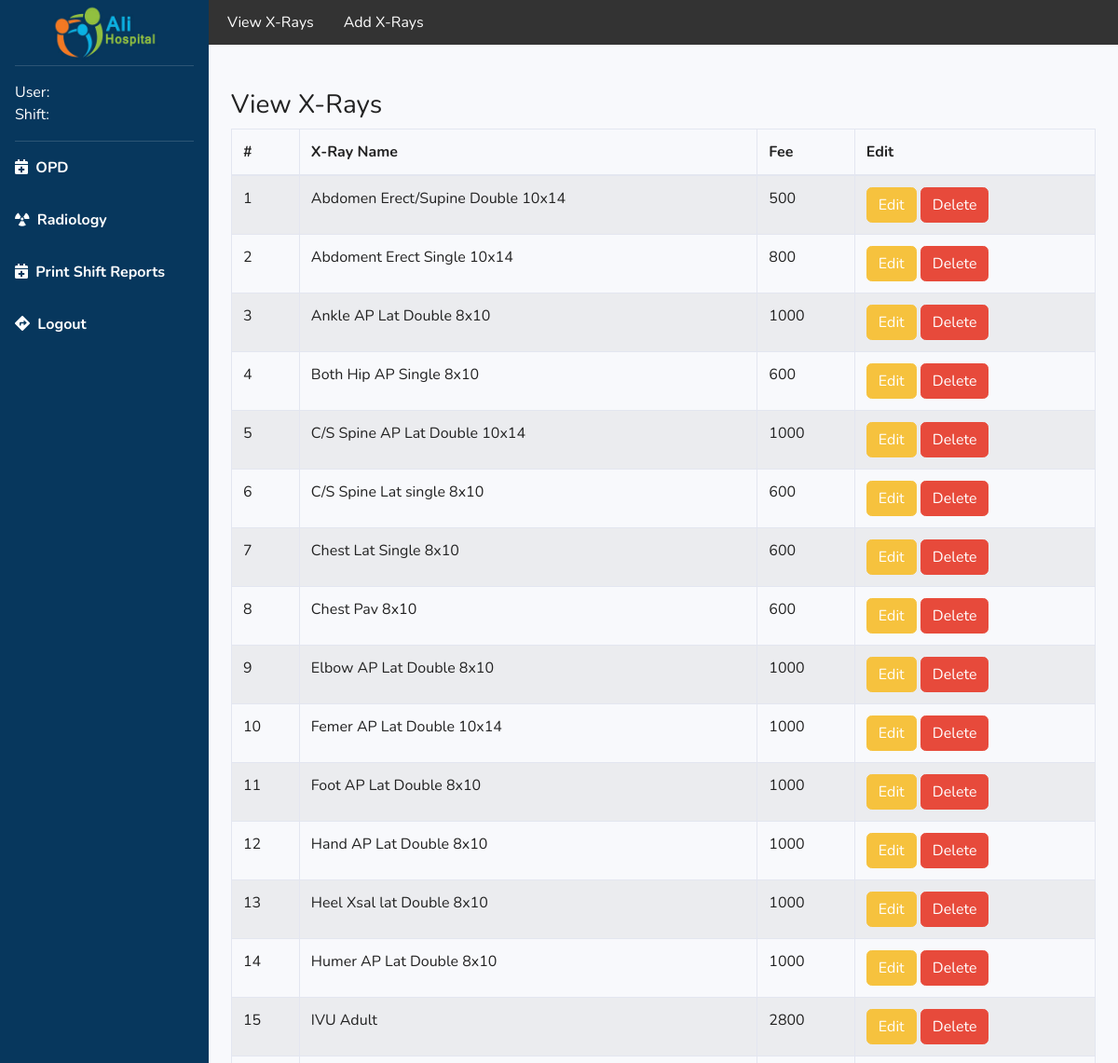
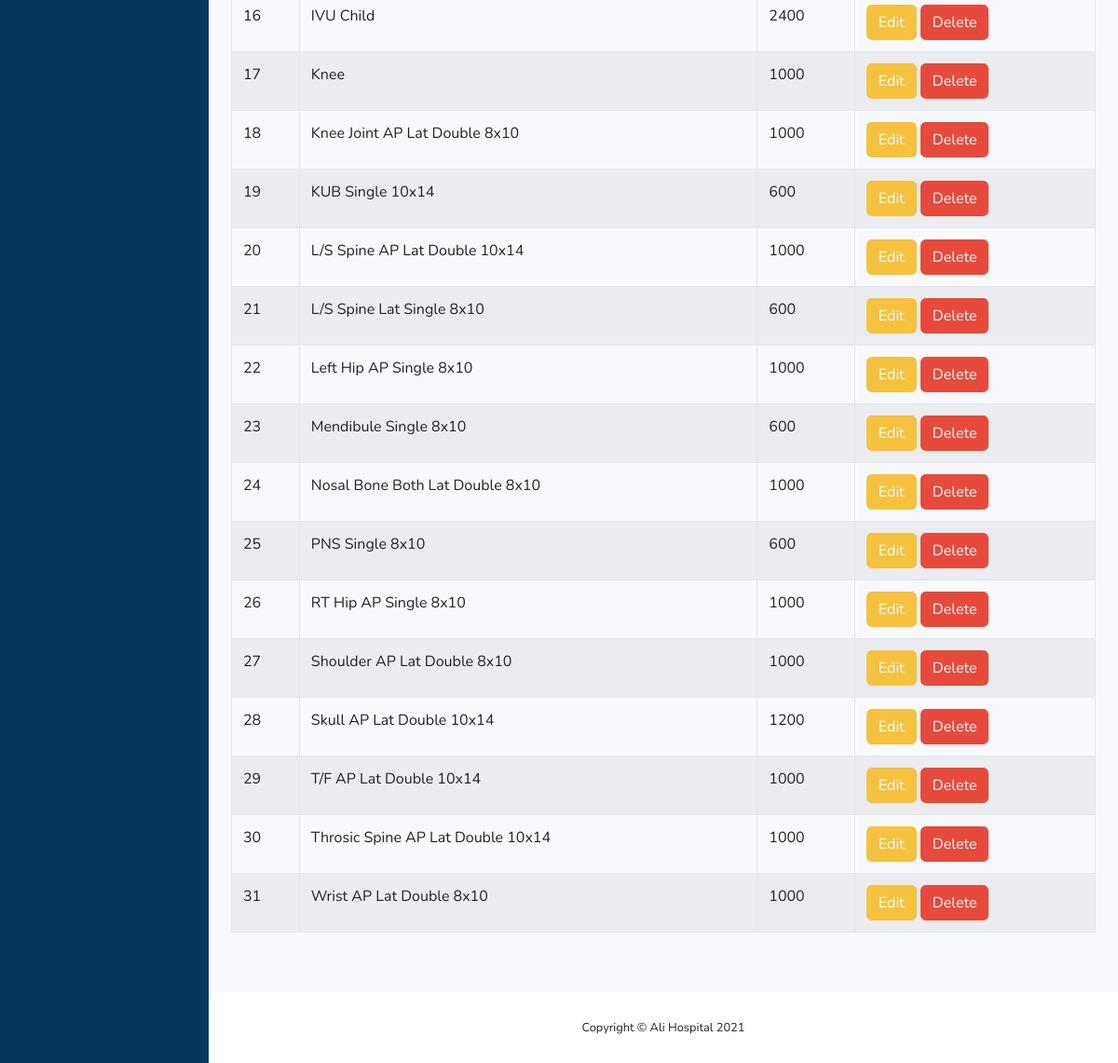
Page /view-xrays.php (signed in) on the committed database (2 pictures, top to bottom).
### tables this page shows
CREATE TABLE IF NOT EXISTS `xrays` (
  `xray_id` int NOT NULL AUTO_INCREMENT,
  `xray_name` varchar(90) NOT NULL,
  `xray_fee` int NOT NULL,
  PRIMARY KEY (`xray_id`)
);

### view-xrays.php (the view, shortened to what this page needs)
<?php
include("header.php");
?>
<body id="page-top">
    <div id="wrapper">
        <?php include("sidebar.php"); ?>
        <div id="content-wrapper" class="d-flex flex-column">
            <div class="container-fluid p-1" style="background-color:#333;">
                <div class="row">
                    <div class="col-md-12">
                    <ul class="nav">
                        <li class="nav-item">
                            <a class="nav-link text-white" href="view-xrays.php">View X-Rays</a>
                        </li>
                        <li class="nav-item">
                            <a class="nav-link text-white" href="add-xray.php">Add X-Rays</a>
                        </li>
                    </ul>
                    </div>
                </div>
            </div>
            <div id="content" class="mt-4">
                <div class="container-fluid">
                    <div class="row mt-4">
                        <div class="col-md-12">
                            <h3>View X-Rays</h3>
                            <div class="table-responsive">
                                <table class="table table-bordered table-striped" id="dataTable" width="100%" cellspacing="0">
                                    <thead>
                                        <tr>
                                            <th>#</th>
                                            <th>X-Ray Name</th>
                                            <th>Fee</th>
                                            <th>Edit</th>
                                        </tr>
                                    </thead>
                                    <tbody>
                                    <?php
                                    include("db.php");
                                    $sql = "SELECT * FROM xrays ORDER BY xray_name";
                                    $result = $conn->query($sql);
                                    if ($result->num_rows > 0) {
                                        $count=1;
                                        while($row = $result->fetch_assoc()):
                                        $xray_id = $row['xray_id'];
                                        ?>
                                        <tr>
                                        <td scope="row"><?php echo $count; ?></td>
                                        <td><?php echo $row['xray_name']; ?></td>
                                        <td><?php echo $row['xray_fee']; ?></td>
                                        <td>
                                            <a href="update-xray.php?id=<?php echo $xray_id;?>" class="btn btn-warning">Edit</a>
                                            <a href="del-xray.php?id=<?php echo $xray_id;?>" class="btn btn-danger">Delete</a>
                                        </td>
                                        </tr>
                                        <?php
                                        $count++;
                                        endwhile;
                                    }
                                    ?>
                                    </tbody>
                                </table>
                            </div>
                        </div>
                </div>
            </div>
            <footer class="sticky-footer bg-white mt-5">
                <div class="container my-auto">
                    <div class="copyright text-center my-auto">
                        <span>Copyright &copy; Ali Hospital <?php echo date('Y'); ?></span>
                    </div>
                </div>
            </footer>
        </div>
    </div>
<?php include("footer.php"); ?>

### rows in the picture
xrays: xray_name "Abdomen Erect/Supine Double 10x14", xray_fee "500"
xrays: xray_name "Abdoment Erect Single 10x14", xray_fee "800"
xrays: xray_name "Ankle AP Lat Double 8x10", xray_fee "1000"
xrays: xray_name "Both Hip AP Single 8x10", xray_fee "600"
xrays: xray_name "C/S Spine AP Lat Double 10x14", xray_fee "1000"
xrays: xray_name "C/S Spine Lat single 8x10", xray_fee "600"
xrays: xray_name "Chest Lat Single 8x10", xray_fee "600"
xrays: xray_name "Chest Pav 8x10", xray_fee "600"
xrays: xray_name "Elbow AP Lat Double 8x10", xray_fee "1000"
xrays: xray_name "Femer AP Lat Double 10x14", xray_fee "1000"
xrays: xray_name "Foot AP Lat Double 8x10", xray_fee "1000"
xrays: xray_name "Hand AP Lat Double 8x10", xray_fee "1000"
xrays: xray_name "Heel Xsal lat Double 8x10", xray_fee "1000"
xrays: xray_name "Humer AP Lat Double 8x10", xray_fee "1000"
xrays: xray_name "IVU Adult", xray_fee "2800"
xrays: xray_name "IVU Child", xray_fee "2400"
xrays: xray_name "Knee", xray_fee "1000"
xrays: xray_name "Knee Joint AP Lat Double 8x10", xray_fee "1000"
xrays: xray_name "KUB Single 10x14", xray_fee "600"
xrays: xray_name "L/S Spine AP Lat Double 10x14", xray_fee "1000"
xrays: xray_name "L/S Spine Lat Single 8x10", xray_fee "600"
xrays: xray_name "Left Hip AP Single 8x10", xray_fee "1000"
xrays: xray_name "Mendibule Single 8x10", xray_fee "600"
xrays: xray_name "Nosal Bone Both Lat Double 8x10", xray_fee "1000"
xrays: xray_name "PNS Single 8x10", xray_fee "600"
xrays: xray_name "RT Hip AP Single 8x10", xray_fee "1000"
xrays: xray_name "Shoulder AP Lat Double 8x10", xray_fee "1000"
xrays: xray_name "Skull AP Lat Double 10x14", xray_fee "1200"
xrays: xray_name "T/F AP Lat Double 10x14", xray_fee "1000"
xrays: xray_name "Throsic Spine AP Lat Double 10x14", xray_fee "1000"
xrays: xray_name "Wrist AP Lat Double 8x10", xray_fee "1000"
